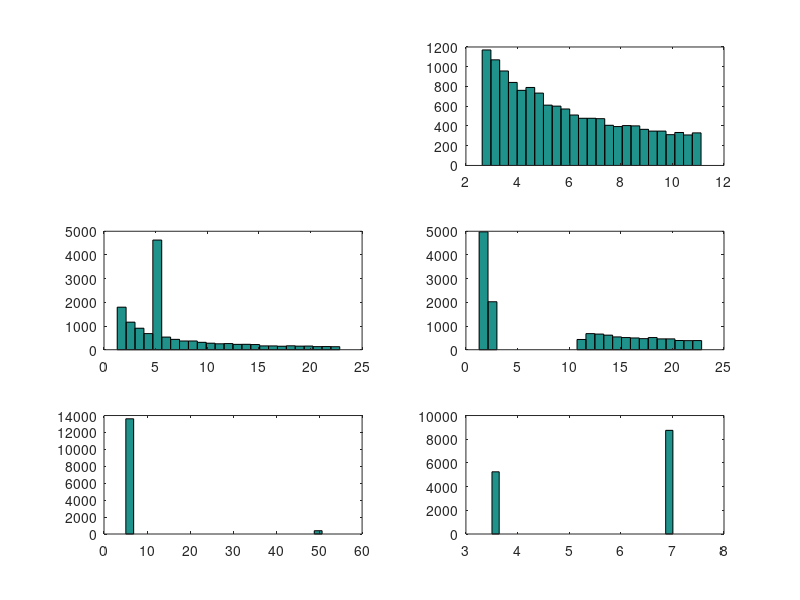

Write the MATLAB code that produced this figure.
function varargout = generate_stim_poisson_harmaline(genes,tspan,ngen)
 
    rand('state',100*sum(clock));
    randn('state',100*sum(clock));
    
    if nargin<3
        ngen = 1;
    end

     if nargin<1
		genes = 1;
    end
	if nargin<2
		tspan = [0 2000 12000 14000 0.01];
    end		
	
	if length(genes)==1
		Ni = genes;   % Number of individuals
		Ng = 10;			% Number of genes
		
		ipi_min =   1;  % ms
		ipi_max =  20;  % ms
		G = rand(Ni,Ng)*(ipi_max-ipi_min) + ipi_min;
	else
		if iscell(genes)
			Ni = length(genes);
			Ng = 0;
			for n=1:Ni
				Ng = max(Ng,length(genes{n}));
            end
			for n=1:Ni
				gene = genes{n};
				if length(gene<Ng);
					gene(end+1:Ng) = mean(gene);
                end
				G(n,:) = gene;
            end
		else
			[Ni,Ng] = size(genes);
			G = genes;
        end

        if isempty(genes)
            G = (1000/130)*ones(1,10);
            [Ni,Ng] = size(G);
        end
        
    end

    mean_rate = [185*ones(1,6) 0.000001];
    dist_type = [0 1 2 3 4 5 0]; % 0 = regular, 1 = Log-normal, 2 = UniPeak, 3 = Bimodal, 4 = Absence, 5 = Presence
    Ni = length(mean_rate);
    for i=1:Ni
        G(i,:) = (1000/mean_rate(i))*ones(1,Ng);
    end
    

    [POISSON,HARM,STIM_trains] = create_poisson_stim(G,tspan,dist_type);
    
    eval(['save Genes_' num2str(ngen) '.mat G STIM_trains']) 
    
    varargout{1} = tspan;
	varargout{2} = G;
    varargout{3} = STIM_trains;
    varargout{4} = POISSON;
    varargout{5} = HARM;

 
 
nTC = 490;
nCER = 233;
nCTX = 233;
nRN = 233;
nTIN = 113;
NTOT = nTC+nCER+nCTX+nRN+nTIN;

Drop_ax1 = ones(5,100);
load Drop1_ind.mat

for nc=1:100
    
    miniDrop1 = find(Drop1((nc-1)*NTOT+1:(nc)*NTOT)==1);
    if isempty(miniDrop1)
    else
        if min(miniDrop1) <= nTC;
            Drop_ax1(1,nc) = 0;
        else
        end
        if ~isempty(find(miniDrop1 <= nTC + nCER & miniDrop1 > nTC));
            Drop_ax1(2,nc) = 0;
        else
        end
        if ~isempty(find(miniDrop1 <= nTC + nCER + nCTX & miniDrop1 > nTC + nCER));
            Drop_ax1(3,nc) = 0;
        else
        end
        if ~isempty(find(miniDrop1 <= nTC + nCER + nCTX + nRN & miniDrop1 > nTC + nCER + nCTX));
            Drop_ax1(4,nc) = 0;
        else
        end
        if max(miniDrop1) > nTC + nCER + nCTX + nRN;
            Drop_ax1(5,nc) = 0;
        else
        end
    end
end

load PHI_by_cell.mat

for n_cell = 1:100;
    f_name = (['phi_pop1_cell_' num2str(n_cell) '.dat']);
    fid = fopen(f_name,'wb');
    fwrite(fid,PHI_NRN1{n_cell,1},'double');
    fclose(fid);
end;

Drop_ax1 = Drop_ax1(1:500)
fid = fopen('Drop_ax1.dat','wb')
fwrite(fid,Drop_ax1,'double');
fclose(fid);
 
end

function varargout = create_poisson_stim(G,tspan,dist_type)
% % tspan is a vector [x y z], where:
%   x = start time (usually 0)
%   y = end time (in ms)
%   z = dt
% % G is a matrix of interstimulus intervals, where each row is for a different stimulus condition
%   e.g., G = [10 10 10; 20 20 20] would create two constant frequency stimulus trains, the first at 100 Hz
%           and the second at 50 Hz.
%   
%   or, G = [10 10 10 10 10 10 10 100] would create a pause train with 5 ISIs at 100 Hz and 1 at 10 Hz.
%
% 	
% size of G = N x M, where N = number of different stimulus trains and M =
% 	number of ISIs in repeated sequence.
% tspan = [t_start t_stim_on t_stim_off t_end dt]
 
    t_start = tspan(1);
    t_stim_on = tspan(2);
    t_stim_off = tspan(3);
    t_end = tspan(4); % Times in ms
    dt = tspan(5); % Adjust dt so that PW is a multiple of dt
    PW = 0.1; % 100 us pulses
    t = dt:dt:t_end;
    p_rate = 20; % rate of poisson process
    p_tref = 0.001; % 
%     delay = 1.2; 
    Template = 2*ones(1,PW/dt); % Monophasic: uses amplitude of 2 to activate exc and inh axons
    
    ratio = 10;
    Stim_template = [ones(1,PW/dt) -(1/ratio)*ones(1,PW*ratio/dt)]; % Biphasic
    
    
    HARM = zeros(1,round(t_end/dt));
    POISSON = zeros(1,round(t_end/dt));

 
    % Generate Poisson pulse times
    [poisson] = create_poisson(t_end/1000,p_rate,0.001);
    poisson = 1000*poisson;


    % Generate Harmaline pulse times
    isi_intra = 7; % 6
    isi_long = 95; % 55
    num_intra = 11; % 10
    total_int = isi_intra*num_intra+isi_long;
    h = [isi_intra*ones(1,num_intra) isi_long];
    repeats = floor(t_end/total_int);
    remainder = total_int*(t_end/total_int - repeats);
    portion_rep = floor(remainder/isi_intra);


    if portion_rep > 10
        portion_rep = 10;
    else
    end

    h_full = [repmat(h, [1,repeats]) isi_intra*ones(1,portion_rep)];
    harm = cumsum(h_full);


     for i=1:length(harm);
        A=round(harm(i)/dt);
        beg = A;
        last= A+length(Template)-1;
        HARM(beg:last) = Template;
    end

    for i=1:length(poisson);
        A=round(poisson(i)/dt);
        beg = A;
        last= A+length(Template)-1;
        POISSON(beg:last) = Template;
    end


    % Initialize Stim Trains
    STIM_trains = cell(size(G,1),1);
    
    for i=[1 7]
    
        s = sum(G(i,:));
        ipi = repmat(G(i,:),[1,round(t_end/s)+2]);
%         subplot(3,2,i)
        hist(ipi,25)
        stim = cumsum(ipi)-3;
        stim = stim(stim < t_stim_off & stim > t_stim_on);
        eval(['STIM_' num2str(i) ' = zeros(1,round(t_end/dt));'])
        for j=1:length(stim)
            A=round(stim(j)/dt);
            beg = A;
            last= A+length(Stim_template)-1;
            eval(['STIM_' num2str(i) '(beg:last) = Stim_template;'])
        end

    eval(['STIM = STIM_' num2str(i) ';'])
    eval(['clear STIM_' num2str(i) ';'])
    STIM = STIM(1:length(t));
    file = ['Stim_' num2str(i) '.dat'];
    fid = fopen(file,'wb');
    fwrite(fid,STIM,'double');
    fclose(fid);
    STIM_trains{i} = STIM;

    end

    % Create Uniform Distribution Stimulus
    for i=2
        delta = 0.312929;
        LU = log10(90) + 2*delta*rand(round(t_end),1);
        F = 10.^LU;
        ipi = 1000./F;
        subplot(3,2,i)
        hist(ipi,25)
        stim = t_stim_on + cumsum(ipi);
        stim = stim(stim < t_stim_off & stim > t_stim_on);
        eval(['STIM_' num2str(i) ' = zeros(1,round(t_end/dt));'])
        for j=1:length(stim)
            A=round(stim(j)/dt);
            beg = A;
            last= A+length(Stim_template)-1;
            eval(['STIM_' num2str(i) '(beg:last) = Stim_template;'])
        end

    eval(['STIM = STIM_' num2str(i) ';'])
    eval(['clear STIM_' num2str(i) ';'])
    STIM = STIM(1:length(t));
    file = ['Stim_' num2str(i) '.dat'];
    fid = fopen(file,'wb');
    fwrite(fid,STIM,'double');
    fclose(fid);
    STIM_trains{i} = STIM;

    end
    
    % Create UniPeak Distribution Stimulus
    for i=3
        delta_tall = 2*0.312929;
        LUtall = log10(185) - delta_tall + 2*(delta_tall)*rand(round(t_end),1);
        X = rand(round(t_end),1);
        p185 = 0.2833887;
        LUtall(X<p185) = log10(185);

        F = 10.^LUtall;
        ipi = 1000./F;
        subplot(3,2,i)
        hist(ipi,25)
        stim = t_stim_on + cumsum(ipi);
        stim = stim(stim < t_stim_off & stim > t_stim_on);
        eval(['STIM_' num2str(i) ' = zeros(1,round(t_end/dt));'])
        for j=1:length(stim)
            A=round(stim(j)/dt);
            beg = A;
            last= A+length(Stim_template)-1;
            eval(['STIM_' num2str(i) '(beg:last) = Stim_template;'])
        end

    eval(['STIM = STIM_' num2str(i) ';'])
    eval(['clear STIM_' num2str(i) ';'])
    STIM = STIM(1:length(t));
    file = ['Stim_' num2str(i) '.dat'];
    fid = fopen(file,'wb');
    fwrite(fid,STIM,'double');
    fclose(fid);
    STIM_trains{i} = STIM;

    end

    % Create Bimodal Distribution Stimulus
    for i=4
        delta = 0.312929;
        delta_tall = 2*0.312929;
        LUlow = log10(185) - delta_tall + delta*rand(round(t_end),1);
        LUup = log10(185) + delta + delta*rand(round(t_end),1);
        X = rand(round(t_end),1);

        LUbim = zeros(t_end,1);
        for j=1:t_end;
            if X(j)<0.5
                LUbim(j) = LUlow(j);
            else
                LUbim(j) = LUup(j);
            end
        end
            
        F = 10.^LUbim;
        ipi = 1000./F;
        subplot(3,2,i)
        hist(ipi,25)
        stim = t_stim_on + cumsum(ipi);
        stim = stim(stim < t_stim_off & stim > t_stim_on);
        eval(['STIM_' num2str(i) ' = zeros(1,round(t_end/dt));'])
        for j=1:length(stim)
            A=round(stim(j)/dt);
            beg = A;
            last= A+length(Stim_template)-1;
            eval(['STIM_' num2str(i) '(beg:last) = Stim_template;'])
        end

    eval(['STIM = STIM_' num2str(i) ';'])
    eval(['clear STIM_' num2str(i) ';'])
    STIM = STIM(1:length(t));
    file = ['Stim_' num2str(i) '.dat'];
    fid = fopen(file,'wb');
    fwrite(fid,STIM,'double');
    fclose(fid);
    STIM_trains{i} = STIM;

    end

    % Create Absence Distribution Stimulus
    for i=5    
        ipi = repmat([5.070496576*ones(35,1); 50.70496576],round(t_end/36),1);
        subplot(3,2,i)
        hist(ipi,25)
        stim = cumsum(ipi)-3;
        stim = stim(stim < t_stim_off & stim > t_stim_on);
        eval(['STIM_' num2str(i) ' = zeros(1,round(t_end/dt));'])
        for j=1:length(stim)
            A=round(stim(j)/dt);
            beg = A;
            last= A+length(Stim_template)-1;
            eval(['STIM_' num2str(i) '(beg:last) = Stim_template;'])
        end

    eval(['STIM = STIM_' num2str(i) ';'])
    eval(['clear STIM_' num2str(i) ';'])
    STIM = STIM(1:length(t));
    file = ['Stim_' num2str(i) '.dat'];
    fid = fopen(file,'wb');
    fwrite(fid,STIM,'double');
    fclose(fid);
    STIM_trains{i} = STIM;

    end
    
    % Create Presence Distribution Stimulus
    for i=6    
        ipi = repmat([7.009943539*ones(25,1); 3.504971769*ones(15,1)],round(t_end/40),1);
        subplot(3,2,i)
        hist(ipi,25)
        stim = cumsum(ipi)-3;
        stim = stim(stim < t_stim_off & stim > t_stim_on);
        eval(['STIM_' num2str(i) ' = zeros(1,round(t_end/dt));'])
        for j=1:length(stim)
            A=round(stim(j)/dt);
            beg = A;
            last= A+length(Stim_template)-1;
            eval(['STIM_' num2str(i) '(beg:last) = Stim_template;'])
        end

    eval(['STIM = STIM_' num2str(i) ';'])
    eval(['clear STIM_' num2str(i) ';'])
    STIM = STIM(1:length(t));
    file = ['Stim_' num2str(i) '.dat'];
    fid = fopen(file,'wb');
    fwrite(fid,STIM,'double');
    fclose(fid);
    STIM_trains{i} = STIM;

    end
   
    
    % Write Harmaline Data to File for use in NEURON
    fid = fopen('Harmaline.dat','wb');
    fwrite(fid,HARM,'double');
    fclose(fid);


    % Write Poisson Data to File for use in NEURON
    fid = fopen('Poisson.dat','wb');
    fwrite(fid,POISSON,'double');
    fclose(fid);
    
    varargout{1} = POISSON;
    varargout{2} = HARM;
    varargout{3} = STIM_trains;
end




function IPI = create_skip(N,n_skip,n_during);
    if nargin < 3
        n_during = 27;
    end

    if nargin < 2
        n_skip = 6;
    end

    if nargin < 1
        N = 10000;
    end
    
    intra_ipi = ((1000^(n_during+1))/((130^(n_during+1))*(n_skip+1)))^(1/(n_during+1));
    skip_ipi = (n_skip + 1) * intra_ipi;
    ipi = [intra_ipi * ones(n_during,1); skip_ipi];
    IPI = repmat(ipi,[ceil(N/(n_during+1)) 1]);
  
end




  
function train = create_poisson(T,r,t_ref); 
	% function train = create_poisson(T,r,t_ref); 
	% This function is a homogeneous poisson spiker that can be used to
	% create one train of spikes based on the rate and parameters (T, r, t_ref) provided.
	
	%Initialize spikes, the spike time vector%%%%%%%%%%%%%%%%%%%
	spikes(1,1) = 0;
	k=1;
	
	%Create a series of spikes for the rate given %%%%%%%%%%%%%%%%%%%%
	while spikes(k,1) < T;
		spikes(k+1,1) = spikes(k,1)-(log(rand))/r; % This line introduces the exponentially distributed ISIs with average rate r.
	
		if spikes(k+1,1) - spikes(k,1) >= t_ref % Throw out the spike if it's isi < refractory period.
			k=k+1;
		else 
		end
	
	end
	spikes(k,1) = 0; % remove the spike that is after the Time period has ended
	
	%Create a vector (train) that holds all necessary spike time information    
	train(:,1) = nonzeros(spikes(2:end-1)); % No real spike at t = 0 or after T
end